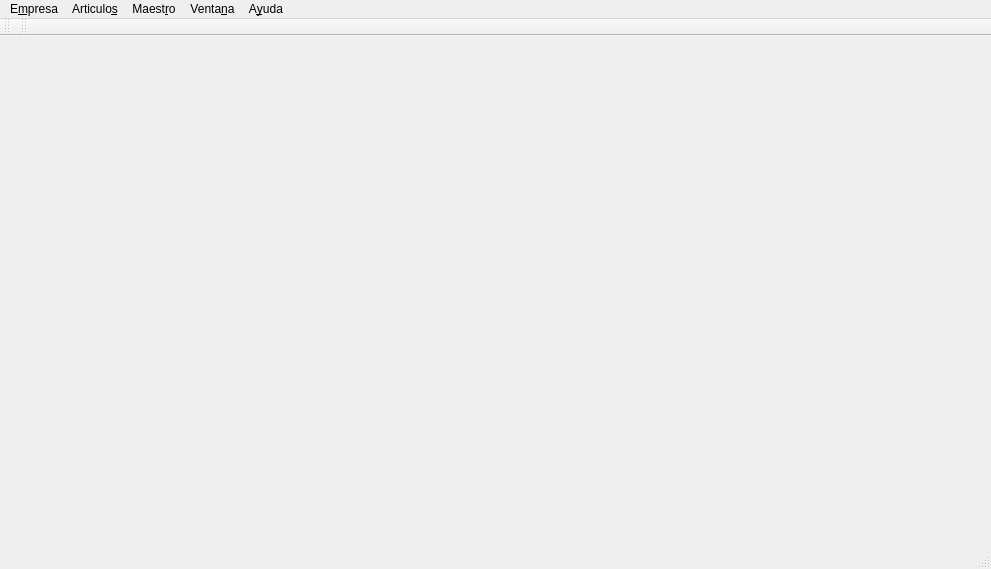
<ui version="4.0" >
 <class>bulmafactbase</class>
 <widget class="QMainWindow" name="bulmafactbase" >
  <property name="geometry" >
   <rect>
    <x>0</x>
    <y>0</y>
    <width>991</width>
    <height>569</height>
   </rect>
  </property>
  <property name="minimumSize" >
   <size>
    <width>750</width>
    <height>550</height>
   </size>
  </property>
  <property name="focusPolicy" >
   <enum>Qt::StrongFocus</enum>
  </property>
  <property name="windowTitle" >
   <string>BulmaFact - Facturacion GPL</string>
  </property>
  <property name="windowIcon" >
   <iconset resource="../../bulmages.qrc" >
    <normaloff>:/Bulmafact32x32/images/png/iconbulmafact.xpm</normaloff>:/Bulmafact32x32/images/png/iconbulmafact.xpm</iconset>
  </property>
  <widget class="QWidget" name="centralwidget" >
   <property name="geometry" >
    <rect>
     <x>0</x>
     <y>39</y>
     <width>991</width>
     <height>505</height>
    </rect>
   </property>
  </widget>
  <widget class="QMenuBar" name="menubar" >
   <property name="geometry" >
    <rect>
     <x>0</x>
     <y>0</y>
     <width>991</width>
     <height>25</height>
    </rect>
   </property>
   <widget class="QMenu" name="menuAcerca_de" >
    <property name="title" >
     <string>A&amp;yuda</string>
    </property>
    <addaction name="actionDocumentacion" />
    <addaction name="separator" />
    <addaction name="actionAcerta_de" />
   </widget>
   <widget class="QMenu" name="menuArticulos" >
    <property name="title" >
     <string>Articulo&amp;s</string>
    </property>
    <addaction name="actionGestion_Familias" />
    <addaction name="separator" />
   </widget>
   <widget class="QMenu" name="menuEmpresa" >
    <property name="title" >
     <string>E&amp;mpresa</string>
    </property>
    <addaction name="actionParametros" />
    <addaction name="actionSalir" />
   </widget>
   <widget class="QMenu" name="menuMaestro" >
    <property name="title" >
     <string>Maest&amp;ro</string>
    </property>
    <addaction name="actionPaises" />
    <addaction name="separator" />
    <addaction name="actionSeries_de_Factura" />
    <addaction name="separator" />
    <addaction name="actionTrabajadores" />
    <addaction name="separator" />
    <addaction name="actionBancos" />
    <addaction name="separator" />
    <addaction name="actionFormas_de_Pago" />
    <addaction name="separator" />
    <addaction name="actionAlmacenes" />
    <addaction name="separator" />
    <addaction name="actionTipoIVA" />
    <addaction name="actionTasaIVA" />
   </widget>
   <widget class="QMenu" name="menuVentana" >
    <property name="title" >
     <string>Venta&amp;na</string>
    </property>
    <addaction name="actionVentana_Completa" />
    <addaction name="actionOrganizaci_n_en_Cascada" />
    <addaction name="actionOrdenar_Ventanas" />
    <addaction name="actionIndexador" />
   </widget>
   <addaction name="menuEmpresa" />
   <addaction name="menuArticulos" />
   <addaction name="menuMaestro" />
   <addaction name="menuVentana" />
   <addaction name="menuAcerca_de" />
  </widget>
  <widget class="QStatusBar" name="statusbar" >
   <property name="geometry" >
    <rect>
     <x>0</x>
     <y>544</y>
     <width>991</width>
     <height>25</height>
    </rect>
   </property>
  </widget>
  <widget class="QToolBar" name="Listados" >
   <property name="geometry" >
    <rect>
     <x>0</x>
     <y>25</y>
     <width>14</width>
     <height>14</height>
    </rect>
   </property>
   <property name="focusPolicy" >
    <enum>Qt::TabFocus</enum>
   </property>
   <property name="windowTitle" >
    <string>Listados</string>
   </property>
   <property name="toolTip" >
    <string>Listados</string>
   </property>
   <property name="statusTip" >
    <string>Listados</string>
   </property>
   <property name="whatsThis" >
    <string>Listados</string>
   </property>
   <property name="accessibleName" >
    <string>Listados</string>
   </property>
   <property name="accessibleDescription" >
    <string>Listados</string>
   </property>
   <property name="orientation" >
    <enum>Qt::Horizontal</enum>
   </property>
   <property name="iconSize" >
    <size>
     <width>32</width>
     <height>32</height>
    </size>
   </property>
   <attribute name="toolBarArea" >
    <enum>TopToolBarArea</enum>
   </attribute>
   <attribute name="toolBarBreak" >
    <bool>false</bool>
   </attribute>
  </widget>
  <widget class="QToolBar" name="Fichas" >
   <property name="geometry" >
    <rect>
     <x>14</x>
     <y>25</y>
     <width>977</width>
     <height>14</height>
    </rect>
   </property>
   <property name="sizePolicy" >
    <sizepolicy vsizetype="Expanding" hsizetype="Minimum" >
     <horstretch>0</horstretch>
     <verstretch>0</verstretch>
    </sizepolicy>
   </property>
   <property name="minimumSize" >
    <size>
     <width>0</width>
     <height>0</height>
    </size>
   </property>
   <property name="windowTitle" >
    <string>Fichas</string>
   </property>
   <property name="toolTip" >
    <string>Fichas</string>
   </property>
   <property name="statusTip" >
    <string>Fichas</string>
   </property>
   <property name="whatsThis" >
    <string>Fichas</string>
   </property>
   <property name="accessibleName" >
    <string>Fichas</string>
   </property>
   <property name="accessibleDescription" >
    <string>Fichas</string>
   </property>
   <property name="autoFillBackground" >
    <bool>true</bool>
   </property>
   <property name="orientation" >
    <enum>Qt::Horizontal</enum>
   </property>
   <property name="iconSize" >
    <size>
     <width>32</width>
     <height>32</height>
    </size>
   </property>
   <property name="toolButtonStyle" >
    <enum>Qt::ToolButtonIconOnly</enum>
   </property>
   <attribute name="toolBarArea" >
    <enum>TopToolBarArea</enum>
   </attribute>
   <attribute name="toolBarBreak" >
    <bool>false</bool>
   </attribute>
  </widget>
  <action name="actionSalir" >
   <property name="icon" >
    <iconset>
     <normaloff/>
    </iconset>
   </property>
   <property name="text" >
    <string>&amp;Salir del programa</string>
   </property>
   <property name="shortcut" >
    <string>Ctrl+Q</string>
   </property>
  </action>
  <action name="actionParametros" >
   <property name="icon" >
    <iconset resource="../../bulmages.qrc" >
     <normaloff>:/Images/document-properties.svg</normaloff>:/Images/document-properties.svg</iconset>
   </property>
   <property name="text" >
    <string>&amp;Propiedades de la empresa...</string>
   </property>
   <property name="toolTip" >
    <string>Propiedades de la empresa</string>
   </property>
  </action>
  <action name="actionGestion_Familias" >
   <property name="icon" >
    <iconset resource="../../bulmages.qrc" >
     <normaloff>:/Images/product-family.svg</normaloff>:/Images/product-family.svg</iconset>
   </property>
   <property name="text" >
    <string>Gestion de &amp;familias</string>
   </property>
  </action>
  <action name="actionSeries_de_Factura" >
   <property name="text" >
    <string>Se&amp;ries de factura</string>
   </property>
  </action>
  <action name="actionTrabajadores" >
   <property name="icon" >
    <iconset resource="../../bulmages.qrc" >
     <normaloff>:/Images/employee-list.svg</normaloff>:/Images/employee-list.svg</iconset>
   </property>
   <property name="text" >
    <string>&amp;Trabajadores</string>
   </property>
  </action>
  <action name="actionVentana_Completa" >
   <property name="checkable" >
    <bool>true</bool>
   </property>
   <property name="text" >
    <string>Ventana &amp;completa</string>
   </property>
   <property name="shortcut" >
    <string>F11</string>
   </property>
  </action>
  <action name="actionAcerta_de" >
   <property name="text" >
    <string>&amp;Acerca de BulmaFact</string>
   </property>
  </action>
  <action name="actionFichas" >
   <property name="checkable" >
    <bool>true</bool>
   </property>
   <property name="checked" >
    <bool>true</bool>
   </property>
   <property name="text" >
    <string>Fichas</string>
   </property>
  </action>
  <action name="actionFormas_de_Pago" >
   <property name="icon" >
    <iconset resource="../../bulmages.qrc" >
     <normaloff>:/Images/payment-method.svg</normaloff>:/Images/payment-method.svg</iconset>
   </property>
   <property name="text" >
    <string>&amp;Formas de pago</string>
   </property>
  </action>
  <action name="actionAlmacenes" >
   <property name="icon" >
    <iconset resource="../../bulmages.qrc" >
     <normaloff>:/Images/warehouse.svg</normaloff>:/Images/warehouse.svg</iconset>
   </property>
   <property name="text" >
    <string>&amp;Almacenes</string>
   </property>
  </action>
  <action name="actionDocumentacion" >
   <property name="text" >
    <string>&amp;Documentacion</string>
   </property>
   <property name="shortcut" >
    <string>F1</string>
   </property>
  </action>
  <action name="actionIndexador" >
   <property name="checkable" >
    <bool>true</bool>
   </property>
   <property name="checked" >
    <bool>true</bool>
   </property>
   <property name="text" >
    <string>&amp;Indexador</string>
   </property>
   <property name="iconText" >
    <string>Indexador</string>
   </property>
   <property name="toolTip" >
    <string>Indexador</string>
   </property>
   <property name="shortcut" >
    <string>Ctrl+I</string>
   </property>
  </action>
  <action name="actionTipoIVA" >
   <property name="icon" >
    <iconset resource="../../bulmages.qrc" >
     <normaloff>:/Images/vat.svg</normaloff>:/Images/vat.svg</iconset>
   </property>
   <property name="text" >
    <string>Tipos de IVA</string>
   </property>
  </action>
  <action name="actionTasaIVA" >
   <property name="icon" >
    <iconset resource="../../bulmages.qrc" >
     <normaloff>:/Images/vat.svg</normaloff>:/Images/vat.svg</iconset>
   </property>
   <property name="text" >
    <string>Tasas de IVA</string>
   </property>
  </action>
  <action name="actionBancos" >
   <property name="icon" >
    <iconset resource="../../bulmages.qrc" >
     <normaloff>:/Images/bank.svg</normaloff>:/Images/bank.svg</iconset>
   </property>
   <property name="text" >
    <string>Bancos</string>
   </property>
  </action>
  <action name="actionOrganizaci_n_en_Cascada" >
   <property name="text" >
    <string>Organizacio&amp;n en cascada</string>
   </property>
  </action>
  <action name="actionOrdenar_Ventanas" >
   <property name="text" >
    <string>Ordenar &amp;ventanas</string>
   </property>
  </action>
  <action name="actionPaises" >
   <property name="icon" >
    <iconset resource="../../bulmages.qrc" >
     <normaloff>:/Images/flag-world.svg</normaloff>:/Images/flag-world.svg</iconset>
   </property>
   <property name="text" >
    <string>Paises / Provincias</string>
   </property>
   <property name="iconText" >
    <string>Paises / Provincias</string>
   </property>
   <property name="toolTip" >
    <string>Paises y provincias</string>
   </property>
  </action>
 </widget>
 <resources>
  <include location="../../bulmages.qrc" />
 </resources>
 <connections>
  <connection>
   <sender>actionSalir</sender>
   <signal>triggered()</signal>
   <receiver>bulmafactbase</receiver>
   <slot>close()</slot>
   <hints>
    <hint type="sourcelabel" >
     <x>-1</x>
     <y>-1</y>
    </hint>
    <hint type="destinationlabel" >
     <x>399</x>
     <y>299</y>
    </hint>
   </hints>
  </connection>
 </connections>
</ui>
